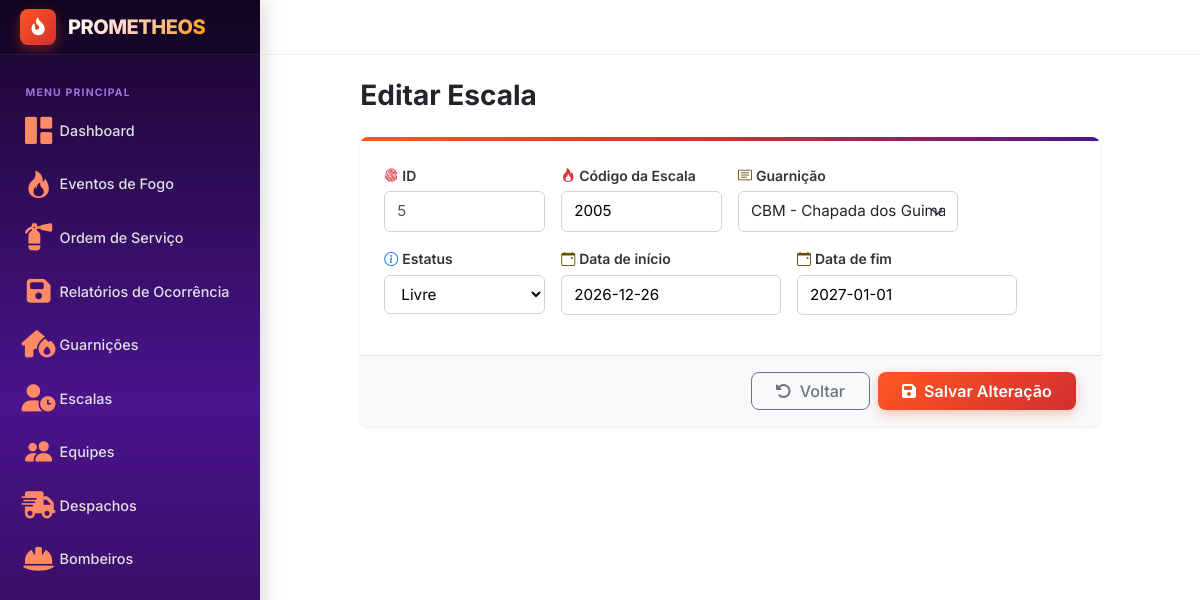
/escala/editar/5, run on the app's committed database.
### usuario/models.py (models this page shows, shortened)
class Escala(models.Model):
    id = models.IntegerField(primary_key=True)
    codigo = models.IntegerField()
    id_guarnicao = models.ForeignKey(Guarnicao, on_delete=models.PROTECT)
    data_inicio = models.DateField()
    data_fim = models.DateField()
    estatus = models.CharField(choices=Estatus.choices, default=Estatus.LIVRE)

### usuario/views.py (the view)
# urls.py: path('escala/editar/<id>', userViews.editaEscala, name='editaEscala'),
def editaEscala(request, id=None):
    escala = Escala.objects.get(pk=id)
    form = EscalaForm(request.POST or None, instance=escala)
    if form.is_valid():
        form.save()
        return redirect('escala')
    return render(request, 'usuarios/editaEscala.html', {"form" : form})

### usuario/forms.py
class EscalaForm(forms.ModelForm):
    class Meta:
        model = Escala
        fields = '__all__'
    def __init__(self, *args, **kwargs):
        super().__init__(*args, **kwargs)
        self.fields['id'].widget.attrs['placeholder'] = 'Número de segurança'
        self.fields['codigo'].widget.attrs['placeholder'] = 'Código de acesso'
        campo = self.fields['id_guarnicao']
        campo.widget = forms.Select(attrs={"class": "form-select"})
        campo.empty_label = "Selecione uma guarnição"
        campo.label_from_instance = lambda e: f"{e.nome}"
        campo.queryset = Guarnicao.objects.order_by("codigo")
        if self.instance and self.instance.pk:
            self.fields['id'].disabled = True

### templates/usuarios/editaEscala.html (shortened to what this page needs)
{% extends 'layout.html' %}
{% block content %}
<div class="row justify-content-center">
    <div class="col-12 col-xl-10 col-xxl-9">
        <div class="d-flex flex-wrap align-items-center justify-content-between gap-3 mb-4">
            <div>
                <h1 class="h3 fw-bold mb-0 text-dark">
                Editar Escala
                </h1>
            </div>
        </div>
        <div class="card border-0 shadow-sm rounded-3 overflow-hidden">
            <div style="height: 4px; background: linear-gradient(90deg, var(--fire-orange), var(--fire-red-dark), var(--purple-mid));"></div>
            <form method="post" novalidate>
                <div class="card-body p-4">
                    <div class="row g-3 mb-3">
                        <div class="col-12 col-md-3 form-field-wrapper">
                            <label for="{{ form.id.id_for_label }}" class="form-label-custom">
                                <i class="bi bi-fingerprint text-danger me-1"></i>ID
                            </label>
                            <div>{{ form.id }}</div>
                        </div>
                        <div class="col-12 col-md-3 form-field-wrapper">
                            <label for="{{ form.codigo.id_for_label }}" class="form-label-custom">
                                <i class="bi bi-fire text-danger me-1"></i>Código da Escala
                            </label>
                            <div>{{ form.codigo }}</div>
                        </div>
                        <div class="col-12 col-md-4 form-field-wrapper">
                            <label for="{{ form.id_guarnicao.id_for_label }}" class="form-label-custom">
                                <i class="bi bi-card-text text-warning-emphasis me-1"></i>Guarnição
                            </label>
                            <div>{{ form.id_guarnicao }}</div>
                        </div>
                    </div>
                    <div class="row g-3 mb-3">
                        <div class="col-12 col-md-3 form-field-wrapper">
                            <label for="{{ form.estatus.id_for_label }}" class="form-label-custom">
                                <i class="bi bi-info-circle text-primary me-1"></i>Estatus
                            </label>
                            <div>{{ form.estatus }}</div>
                        </div>
                        <div class="col-12 col-md-4 form-field-wrapper">
                            <label for="{{ form.data_inicio.id_for_label }}" class="form-label-custom">
                                <i class="bi bi-calendar-event text-warning-emphasis me-1"></i>Data de início
                            </label>
                            <div>{{ form.data_inicio }}</div>
                        </div>
                        <div class="col-12 col-md-4 form-field-wrapper">
                            <label for="{{ form.data_fim.id_for_label }}" class="form-label-custom">
                                <i class="bi bi-calendar-event text-warning-emphasis me-1"></i>Data de fim
                            </label>
                            <div>{{ form.data_fim }}</div>
                        </div>
                    </div>
                </div>
                <div class="card-footer bg-light border-top px-4 py-3 d-flex align-items-center justify-content-between">
                    <div class="d-flex gap-2 ms-auto">
                        <a href="{% url 'escala' %}" class="btn btn-outline-secondary px-4 rounded-3 fw-medium">
                            <i class="fa-solid fa-rotate-left me-1"></i> Voltar
                        </a>
                        <button type="submit" class="btn btn-fire-primary px-4 rounded-3 fw-semibold">
                            <i class="fa-solid fa-floppy-disk me-1"></i>
                                Salvar Alteração
                        </button>
                    </div>
                </div>
            </form>
        </div>
    </div>
</div>
{% endblock %}

### templates/layout.html (style rules this page uses)
:root { --fire-red-dark: #D32F2F; --fire-red-primary: #E64A19; --fire-orange: #FF5722; --fire-amber: #FF9800; --purple-dark: #18052B; --purple-mid: #4A148C; --purple-light: #7B1FA2; --bg-main: #ffffff; --sidebar-width: 260px; --sidebar-collapsed-width: 80px; --topbar-height: 55px; }
body { font-family: 'Inter', -apple-system, BlinkMacSystemFont, "Segoe UI", Roboto, sans-serif; background-color: var(--bg-main); color: #212529; overflow-x: hidden; margin: 0; padding: 0; }

### templates/usuarios/editaEscala.html (style rules this page uses)
.form-field-wrapper input, .form-field-wrapper select, .form-field-wrapper textarea { display: block !important; width: 100% !important; border: 1px solid #ced4da !important; border-radius: 0.375rem !important; padding: 0.5rem 0.75rem !important; font-size: 0.95rem !important; background-color: #fff !important; box-sizing: border-box !important; }
.form-label-custom { font-weight: 600; font-size: 0.875rem; color: #333; margin-bottom: 0.35rem; display: block; }
.btn-fire-primary { background: linear-gradient(135deg, var(--fire-orange), var(--fire-red-dark)); color: #ffffff; border: none; box-shadow: 0 4px 12px rgba(230, 74, 25, 0.3); transition: all 0.2s ease; }

### data on the page
Escala: id "5", codigo "2005", id_guarnicao "CBM - Chapada dos Guimarães", estatus "Livre", data_inicio "2026-12-26", data_fim "2027-01-01"
